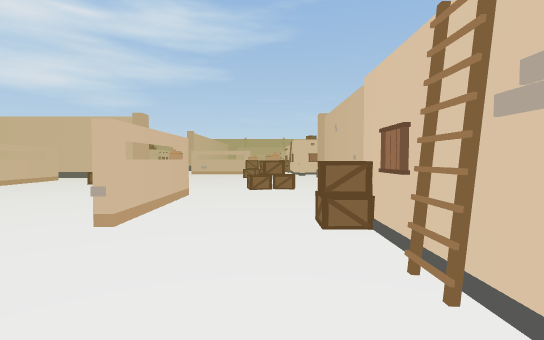
View 1 (above)

24 first-person views from a walk through a scene from a Unity 3-D project. The camera is 1.5 m above the floor, tilts 2° down and sees 85° across. The floor is counted in squares, 2 m on a side. Each view is taken from the middle of a square. On the plan, view 1 faces up. The plan holds only what a view shows up to about 10 squares ahead; the rest is blank. The place goes on beyond the plan. The player character is not drawn. Door leaves are left out, so doorways stand open.

View 2
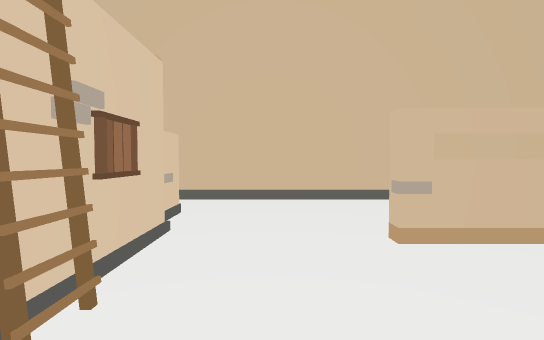

View 3
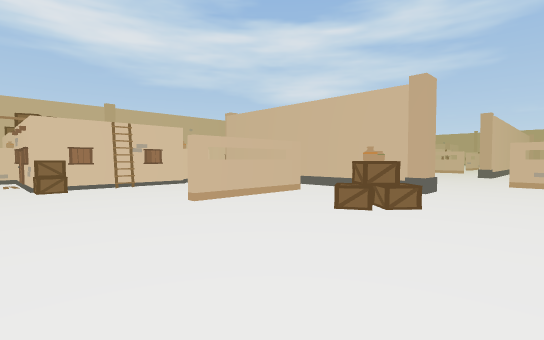

View 4
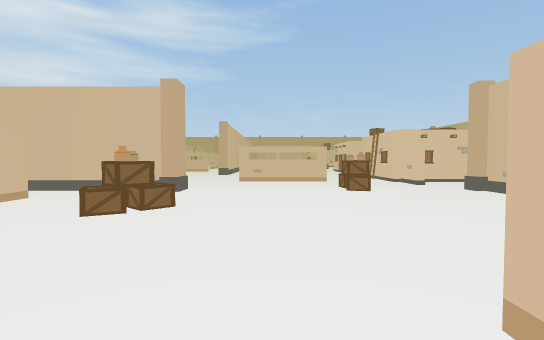

View 5
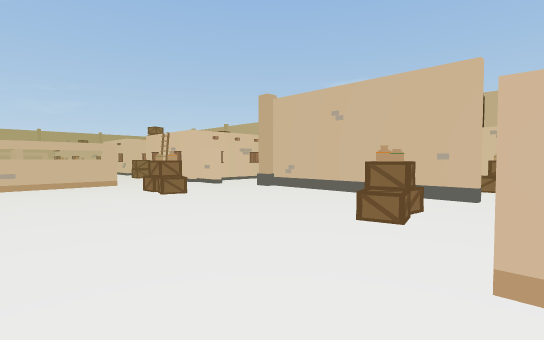

View 6
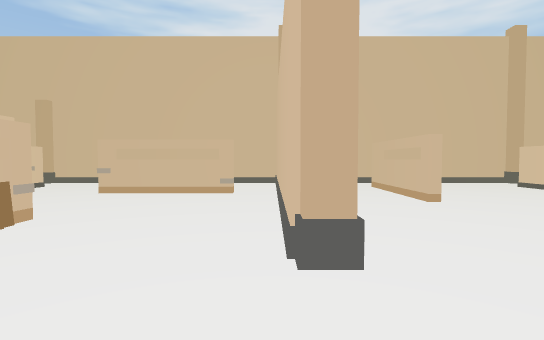

View 7
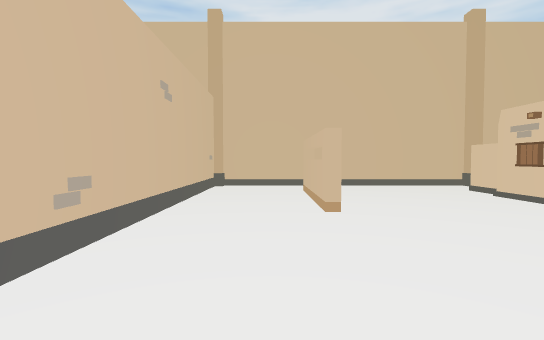

View 8
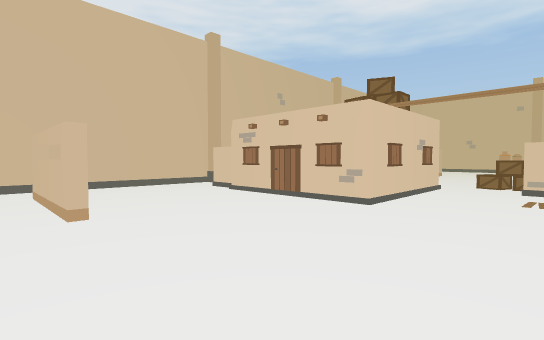

View 9
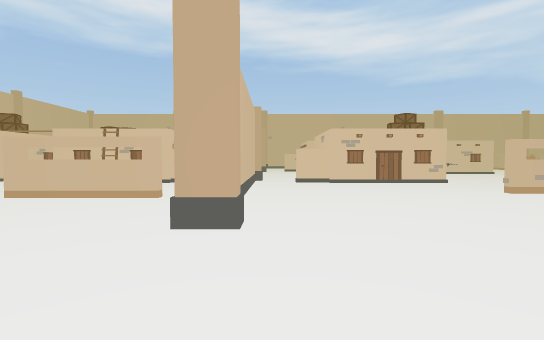

View 10
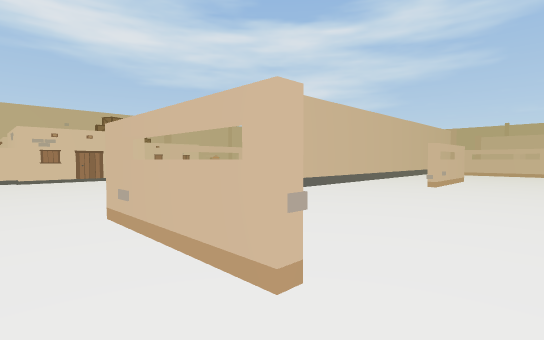

View 11
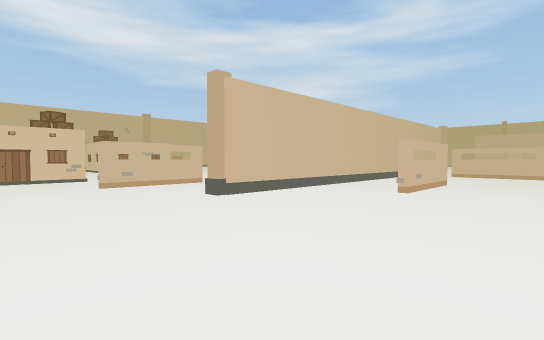

View 12
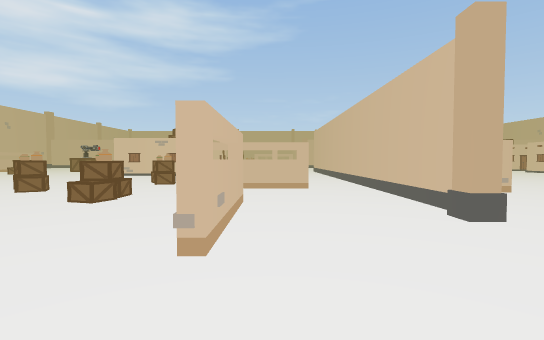

View 13
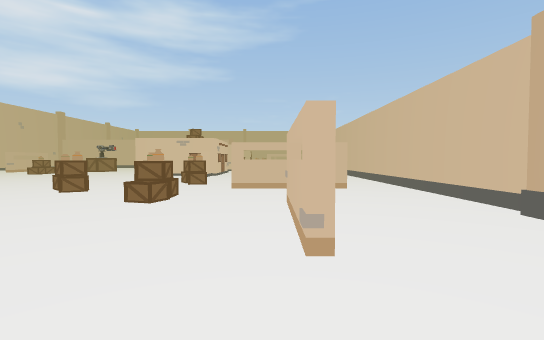

View 14
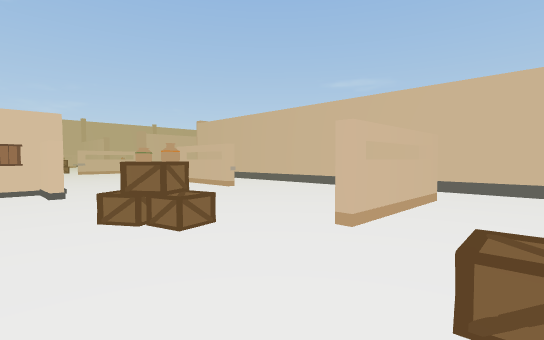

View 15
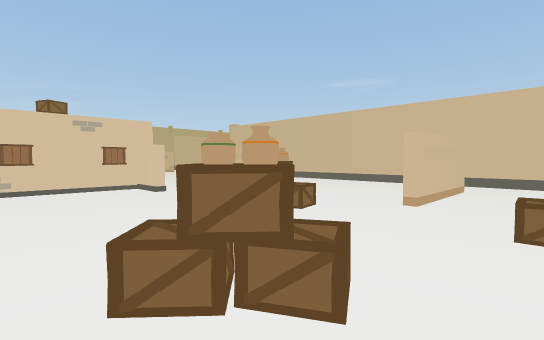

View 16
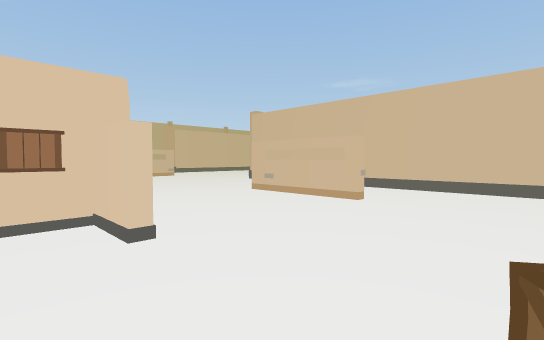

View 17
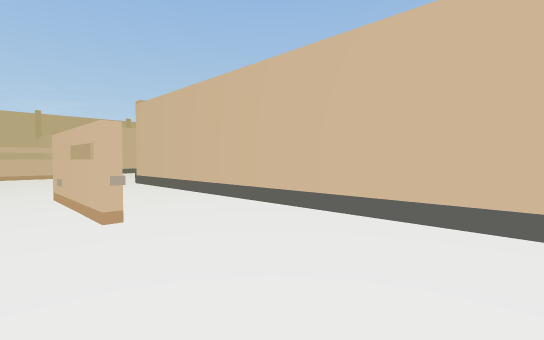

View 18
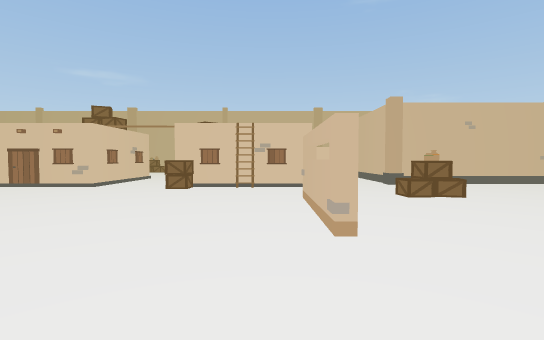

View 19
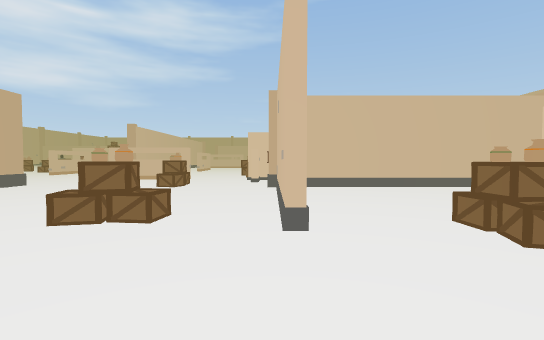

View 20
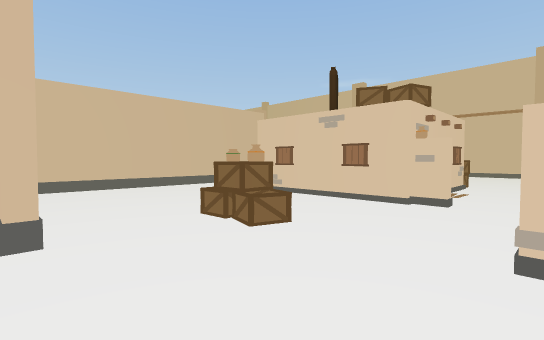

View 21
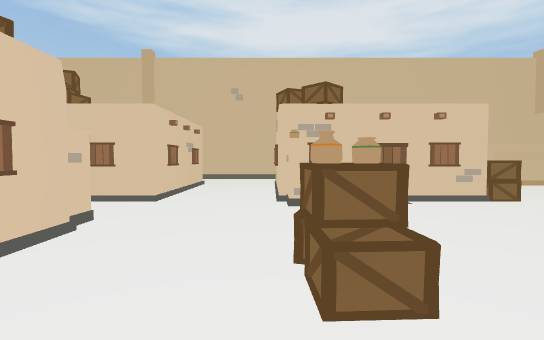

View 22
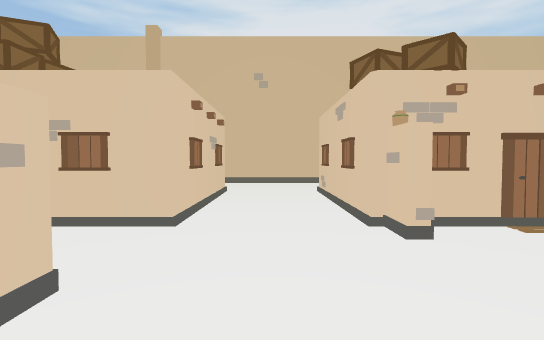

View 23
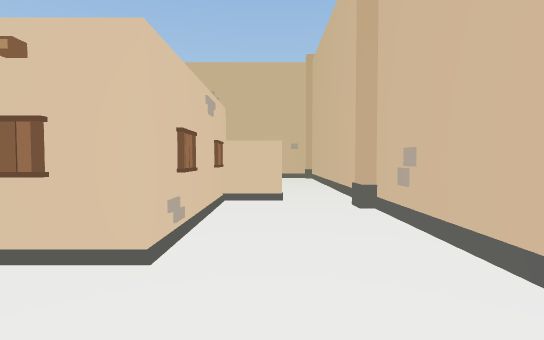

View 24
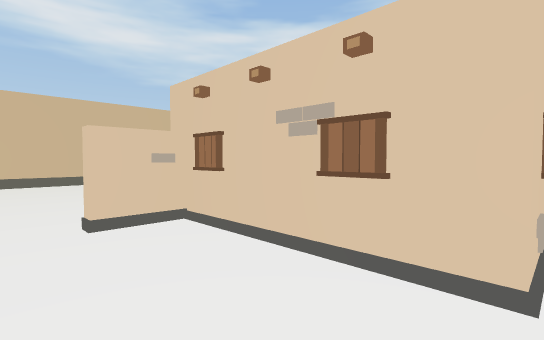

### Floor plan
Key: @ floor where view 1 was taken; # wall or solid block; . floor; = window, fence, low wall or low ledge; O other object.
Columns run from 15 left of view 1 to 15 right of it. Each row starts with its distance up from view 1.
 33    O......#
 32     ......#
 31     ...O..#
 30 ####...=..#
 29 ...#...O..#
 28 ..........#  ..
 27 ..........# ...
 26 ...OO.....#.....
 25 ....O.....#.=...
 24 .O...#==..#.=...#
 23 .O........#.OO..#
 22 ....O.....#.....##
 21  ...O.O...#.....O##
 20   ....=...#........
 19    ...#O........O.
 18    O..O.........O
 17    #............#
 16    #............#
 15    #.......OO=O.####
 14    #............O#.
 13    ...........O....
 12    #######....O..O#######
 11       ...........O.....
 10     ...=..O......#....
  9    #...=..O......#....O
  8    #...#.......O.O....#
  7   ##................O.##
  6 O##OO........O........O###O...
  5 ...O......#..=................
  4 ..........O..O..O...O...
  3    O......O..O..O   #.#
  2    #......#.....#   ..#
  1    #...=..#.....#   O.#
  0    #...=..#O==O@####..#O###
 -1    #...#..#.....O#........#...
 -2    .......#....................
 -3   #####################OO######

Where each view was taken, in squares from view 1:
view 1: 0 up, 0 right, facing up
view 2: 3 up, 0 right, facing down
view 3: 5 up, 3 left, facing up-left
view 4: 5 up, 3 left, facing up
view 5: 6 up, 4 left, facing up-right
view 6: 7 up, 5 left, facing down
view 7: 6 up, 7 left, facing down
view 8: 6 up, 7 left, facing down-left
view 9: 13 up, 2 left, facing left
view 10: 14 up, 0 right, facing up-left
view 11: 16 up, 0 right, facing up-left
view 12: 16 up, 8 left, facing up
view 13: 16 up, 9 left, facing up
view 14: 22 up, 13 left, facing up-right
view 15: 22 up, 15 left, facing up-right
view 16: 26 up, 13 left, facing up-right
view 17: 25 up, 9 left, facing up-right
view 18: 16 up, 7 left, facing right
view 19: 4 up, 2 right, facing up
view 20: 4 up, 2 right, facing up-right
view 21: 9 up, 5 right, facing down
view 22: 7 up, 6 right, facing down
view 23: 1 down, 5 right, facing right
view 24: 2 down, 5 right, facing up-left
